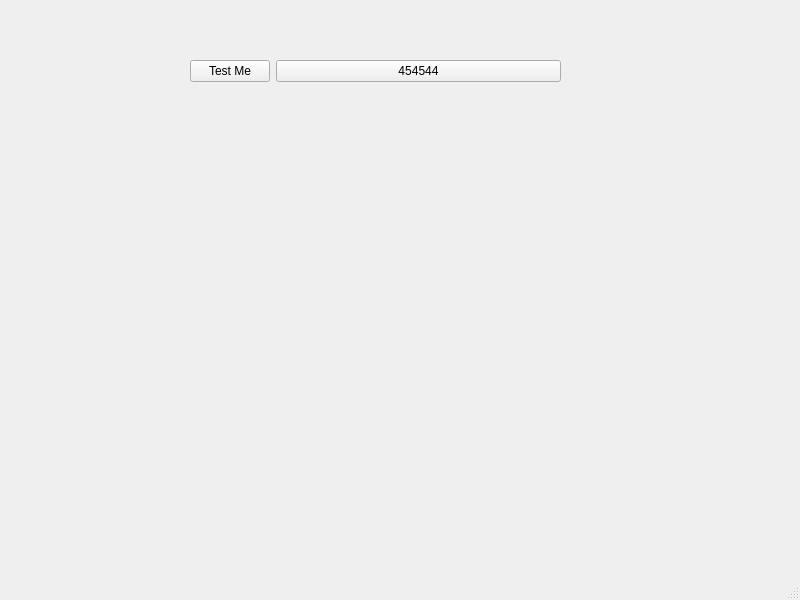
<?xml version="1.0" encoding="UTF-8"?>
<ui version="4.0">
 <class>MainWindow</class>
 <widget class="QMainWindow" name="MainWindow">
  <property name="geometry">
   <rect>
    <x>0</x>
    <y>0</y>
    <width>800</width>
    <height>600</height>
   </rect>
  </property>
  <property name="windowTitle">
   <string>MainWindow</string>
  </property>
  <widget class="QWidget" name="centralwidget">
   <widget class="QWidget" name="formLayoutWidget">
    <property name="geometry">
     <rect>
      <x>190</x>
      <y>60</y>
      <width>371</width>
      <height>331</height>
     </rect>
    </property>
    <layout class="QFormLayout" name="formLayout">
     <item row="0" column="0">
      <widget class="QPushButton" name="pushButton">
       <property name="text">
        <string>Test Me</string>
       </property>
      </widget>
     </item>
     <item row="0" column="1">
      <widget class="QPushButton" name="pushButton_2">
       <property name="text">
        <string>454544</string>
       </property>
      </widget>
     </item>
    </layout>
   </widget>
  </widget>
  <widget class="QMenuBar" name="menubar">
   <property name="geometry">
    <rect>
     <x>0</x>
     <y>0</y>
     <width>800</width>
     <height>21</height>
    </rect>
   </property>
  </widget>
  <widget class="QStatusBar" name="statusbar"/>
 </widget>
 <resources/>
 <connections/>
</ui>
